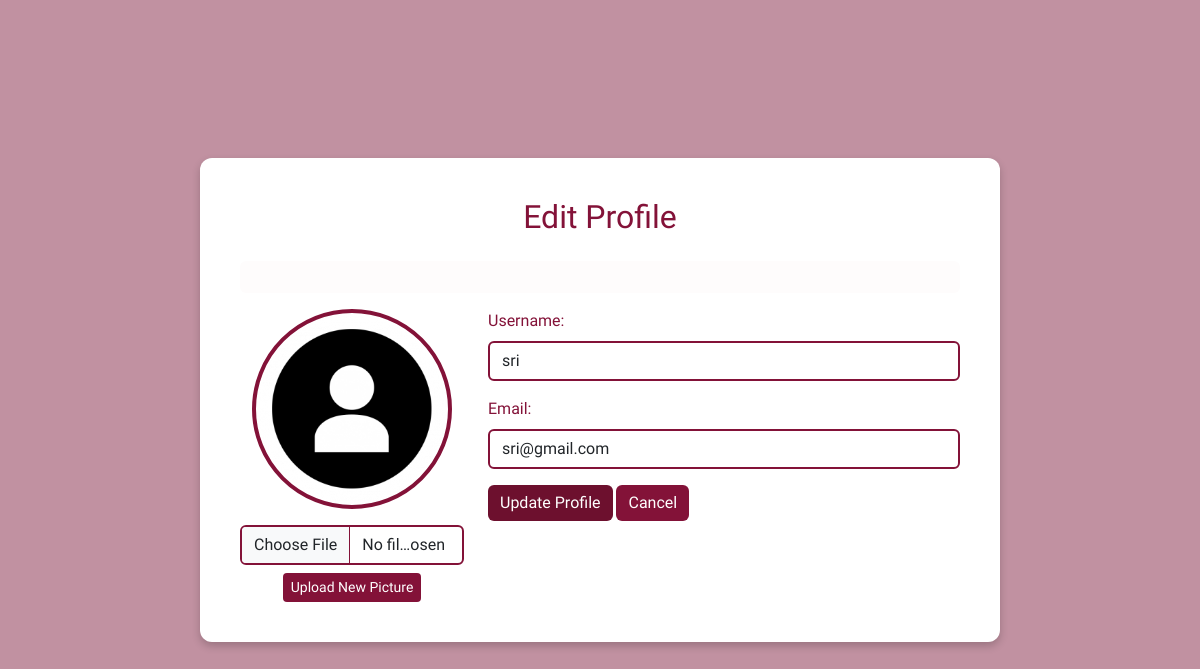
The app's page /edit_profile (signed in) with its own data.
### tables this page shows
CREATE TABLE users (
            id INTEGER PRIMARY KEY AUTOINCREMENT,
            username TEXT UNIQUE NOT NULL,
            email TEXT UNIQUE NOT NULL,
            password TEXT NOT NULL,
            profile_pic TEXT DEFAULT 'default.png'
        );

### app.py (the view, shortened to what this page needs)
@app.route("/edit_profile", methods=["GET", "POST"])
def edit_profile():
    if "username" not in session:
        flash("You must be logged in!", "danger")
        return redirect(url_for("login"))
    username = session["username"]
    conn = get_db_connection()
    user_data = conn.execute("SELECT * FROM users WHERE username = ?", (username,)).fetchone()
    conn.close()
    return render_template("edit_profile.html", user=user_data)

### app.py (called while the page is built)
def get_db_connection():
    conn = sqlite3.connect(DB_PATH)
    conn.row_factory = sqlite3.Row
    return conn

### templates/edit_profile.html (shortened to what this page needs)
<!DOCTYPE html>
<html lang="en">
<head>
    <link rel="stylesheet" href="https://cdn.jsdelivr.net/npm/bootstrap@5.3.0/dist/css/bootstrap.min.css">
    <link rel="stylesheet" href="{{ url_for('static', filename='css/edit_profile.css') }}">
</head>
<body>
<div class="container">
    <h2 class="mb-4">Edit Profile</h2>
    <div class="alert alert-{{ category }}">{{ message }}</div>
    <div class="row">
        <div class="col-md-4 text-center">
            <img src="{{ url_for('static', filename='uploads/' + user.profile_pic) }}"
                 class="img-fluid rounded-circle mb-3"
                 alt="Profile Picture" width="200">
            <form action="{{ url_for('upload_profile_pic') }}" method="POST" enctype="multipart/form-data">
                <input type="file" name="profile_pic" class="form-control mb-2">
                <button type="submit" class="btn btn-primary btn-sm">Upload New Picture</button>
            </form>
        </div>
        <div class="col-md-8">
            <form action="{{ url_for('edit_profile') }}" method="POST">
                <div class="mb-3">
                    <label for="username" class="form-label">Username:</label>
                    <input type="text" name="username" class="form-control" value="{{ user.username }}" required>
                </div>
                <div class="mb-3">
                    <label for="email" class="form-label">Email:</label>
                    <input type="email" name="email" class="form-control" value="{{ user.email }}" required>
                </div>
                <button type="submit" class="btn btn-success">Update Profile</button>
                <a href="{{ url_for('profile') }}" class="btn btn-secondary">Cancel</a>
            </form>
        </div>
    </div>
</div>
</body>
</html>

### static/css/edit_profile.css (style rules this page uses)
body { font-family: "Philosopher", serif; background-color: rgba(113, 0, 38, 0.432);; color: #ffffff; height: 100vh; display: flex; justify-content: center; align-items: center; margin: 0; }
.container { background-color: #fff; color: #831238; border-radius: 12px; padding: 40px; box-shadow: 0 4px 8px rgba(0, 0, 0, 0.2); max-width: 800px; width: 100%; }
h2 { text-align: center; color: #831238; }
img { border: 4px solid #831238; }
.btn-primary { background-color: #831238; border: none; }
.btn-success { background-color: #6d102e; border: none; }
.btn-secondary { background-color: #831238; border: none; }
.form-control { border: 2px solid #831238; }
.alert { background-color: #fefcfc; color: #831238; border: none; }

### records on screen
users: profile_pic (placeholder picture), username "sri", email "sri@gmail.com"
